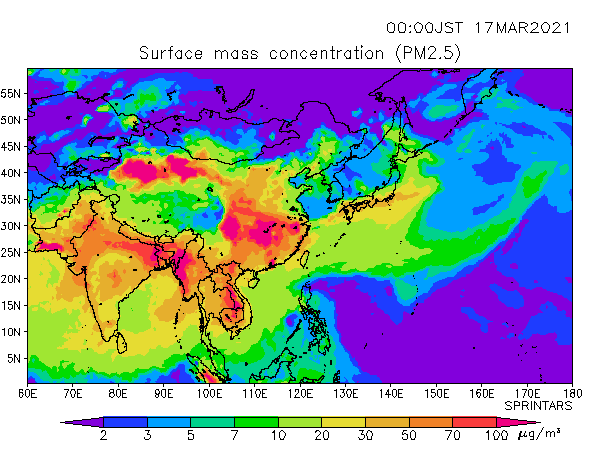
#> input picture 常规学习/读图片像素/data/1.png, 600 x 450 px, found by its file name
$ python demo2.py
#> lines starting #> are read from the running program, lines starting #| are printed output that depends on the picture; after the words box and inside, x2 and y2 are one past the last pixel; in counts of white or black regions, pixels touching at a corner belong together
import cv2 as cv
import numpy as np

# 读入图片
src = cv.imread('data/1.png')
#> src is the input picture: shape (450, 600, 3); mean B, G, R 177.1, 160.6, 149.6

# 调用cv.putText()添加文字
text = "."
AddText = src.copy()
cv.putText(AddText, text, (281, 174), cv.FONT_HERSHEY_COMPLEX, 0.2, (0, 0, 0), 5)
#> AddText: shape (450, 600, 3); 0.01% of pixels changed, all inside (x1, y1, x2, y2) = (279, 171, 286, 178)

# 将原图片和添加文字后的图片拼接起来
res = np.hstack([src, AddText])
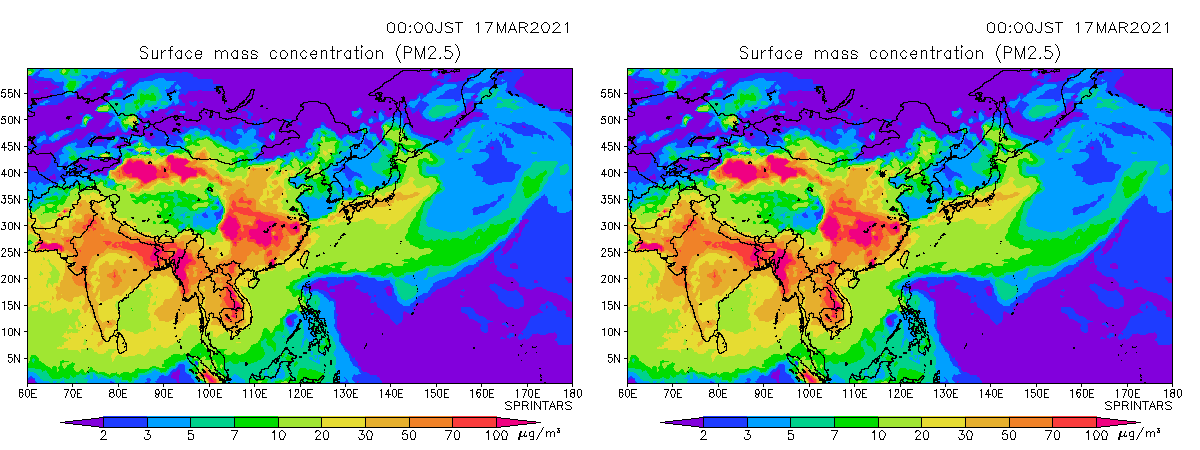
#> res: shape (450, 1200, 3); mean B, G, R 177, 160.6, 149.6

# 显示拼接后的图片
cv.imshow('text', res)
cv.waitKey()

$ run again, with 常规学习/读图片像素/data/10.png copied over 常规学习/读图片像素/data/1.png
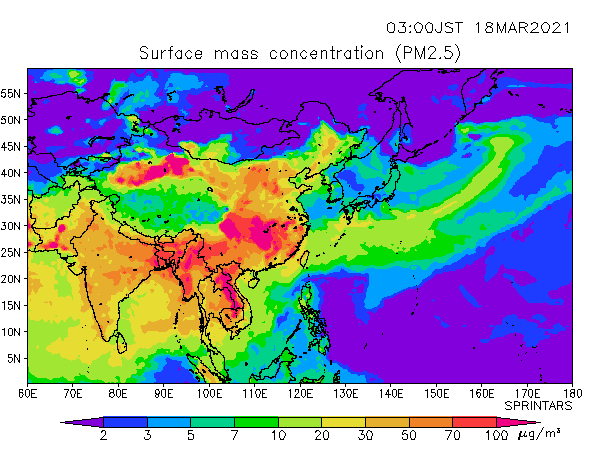
#> input picture 常规学习/读图片像素/data/10.png, 600 x 450 px, found by its file name
#> src is the input picture: shape (450, 600, 3); mean B, G, R 177.2, 155.4, 153
#> AddText: shape (450, 600, 3); 0.01% of pixels changed, all inside (x1, y1, x2, y2) = (279, 171, 286, 178)
#> `res = np.hstack([src, AddText])`:
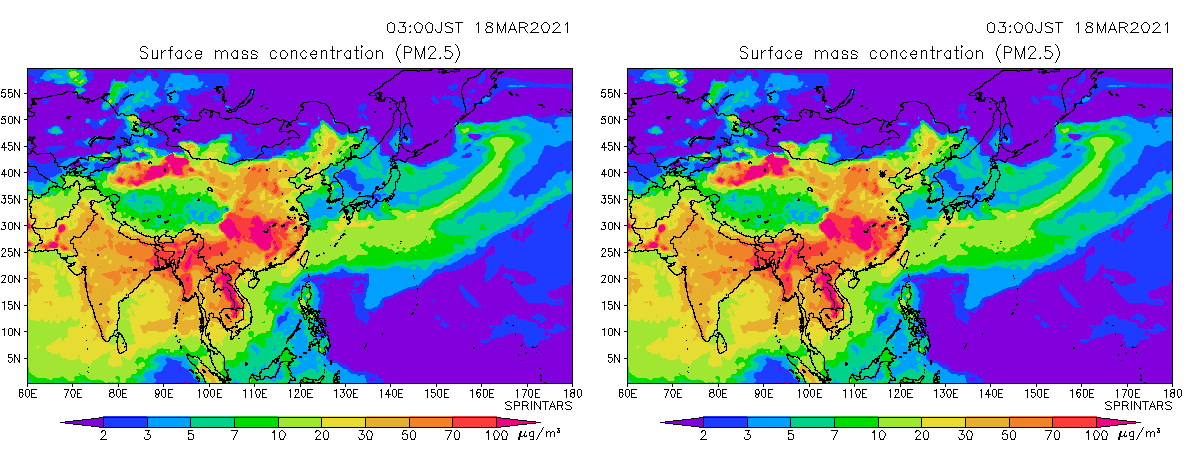
#> res: shape (450, 1200, 3); mean B, G, R 177.2, 155.4, 153
